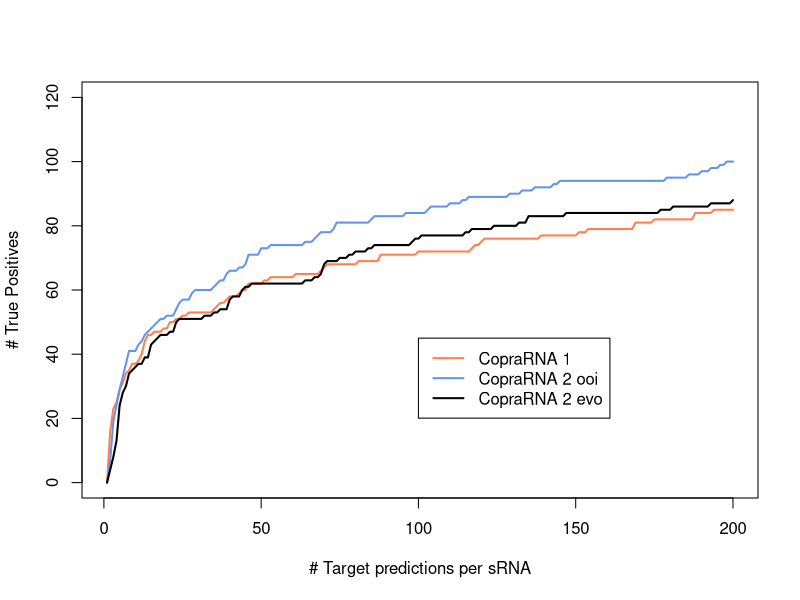

R code for this plot:
d <- read.table("benchmark.csv", sep=";", header=T)

# CopraRNA 1
c1_ranks <- d$c1_rank
c1_ranks_cumulated <- c()

# CopraRNA 2 ooi
c2_ooi_rank <- d$c2_ooi
c2_ooi_rank_cumulated <- c()

# CopraRNA 2 evo
c2_evo_rank <- d$c2_evo
c2_evo_rank_cumulated <- c()

for (i in 1:200) {
    # CopraRNA 1
    c1_ranks_cumulated <- c(c1_ranks_cumulated, length(which(c1_ranks<=i)))
    # CopraRNA 2 ooi
    c2_ooi_rank_cumulated <- c(c2_ooi_rank_cumulated, length(which(c2_ooi_rank<=i)))    
    # CopraRNA 2 evo 
    c2_evo_rank_cumulated <- c(c2_evo_rank_cumulated, length(which(c2_evo_rank<=i)))    
}

pdf("CopraRNA2_benchmark.pdf")
    # CopraRNA 1
    plot(c1_ranks_cumulated, type="l", main="", ylab="# True Positives", xlab="# Target predictions per sRNA", ylim=c(0,120), lwd=2, col="coral")
    # CopraRNA 2 ooi
    lines(c2_ooi_rank_cumulated, col="cornflowerblue", lwd=2)
    # CopraRNA 2 evo
    lines(c2_evo_rank_cumulated, col=1, lwd=2)

    legend(100, 45, c("CopraRNA 1", "CopraRNA 2 ooi", "CopraRNA 2 evo"), col=c("coral","cornflowerblue",1), lty=c(1,1,1), lwd=2)
dev.off()
